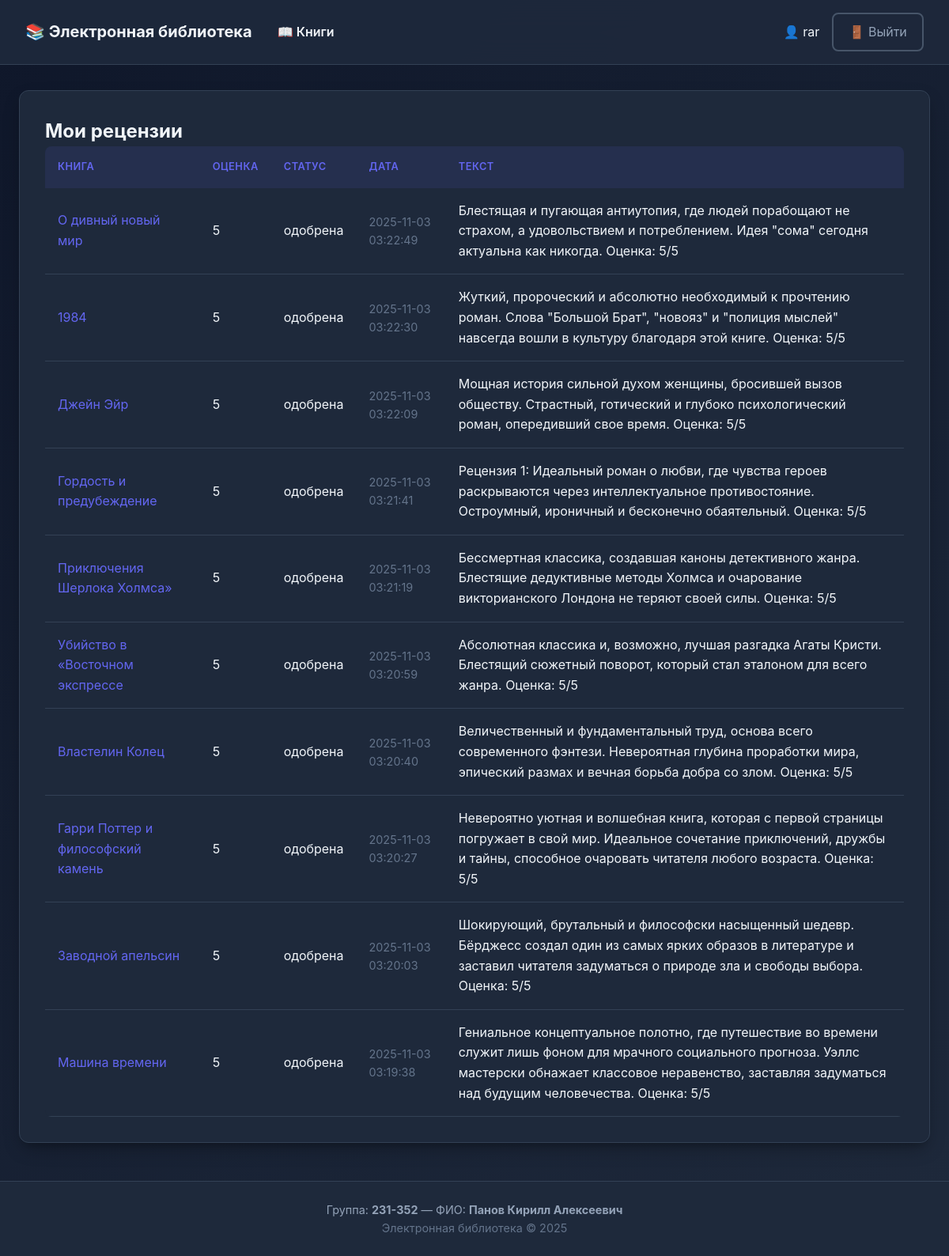
Screenshot of /reviews/my (signed in) with the database file from the repository.
### tables this page shows
CREATE TABLE users (
  id INTEGER PRIMARY KEY AUTOINCREMENT,
  username TEXT NOT NULL UNIQUE,
  password_hash TEXT NOT NULL,
  last_name TEXT NOT NULL,
  first_name TEXT NOT NULL,
  middle_name TEXT,
  role_id INTEGER NOT NULL,
  FOREIGN KEY (role_id) REFERENCES roles(id) ON DELETE RESTRICT
);

CREATE TABLE reviews (
  id INTEGER PRIMARY KEY AUTOINCREMENT,
  book_id INTEGER NOT NULL,
  user_id INTEGER NOT NULL,
  rating INTEGER NOT NULL CHECK(rating BETWEEN 0 AND 5),
  text TEXT NOT NULL,
  status_id INTEGER NOT NULL DEFAULT 1,
  created_at DATETIME NOT NULL DEFAULT CURRENT_TIMESTAMP,
  FOREIGN KEY (book_id) REFERENCES books(id) ON DELETE CASCADE,
  FOREIGN KEY (user_id) REFERENCES users(id) ON DELETE CASCADE,
  FOREIGN KEY (status_id) REFERENCES review_statuses(id) ON DELETE RESTRICT
);

CREATE TABLE books (
  id INTEGER PRIMARY KEY AUTOINCREMENT,
  title TEXT NOT NULL,
  short_description TEXT NOT NULL,
  year INTEGER NOT NULL,
  publisher TEXT NOT NULL,
  author TEXT NOT NULL,
  pages INTEGER NOT NULL
);

CREATE TABLE review_statuses (
  id INTEGER PRIMARY KEY AUTOINCREMENT,
  name TEXT NOT NULL UNIQUE,
  description TEXT
);

### app/books.py (the view)
@bp.route('/reviews/my')
@login_required
def my_reviews():
    db = get_db()
    uid = g.user['id']
    rows = db.execute(
        "SELECT r.id, r.rating, r.text, r.created_at, rs.name as status_name, b.id as book_id, b.title as book_title "
        "FROM reviews r "
        "JOIN review_statuses rs ON r.status_id = rs.id "
        "JOIN books b ON r.book_id = b.id "
        "WHERE r.user_id = ? "
        "ORDER BY r.created_at DESC",
        (uid,)
    ).fetchall()
    reviews = []
    for r in rows:
        reviews.append({
            'id': r['id'],
            'rating': r['rating'],
            'created_at': r['created_at'],
            'status': r['status_name'],
            'book_id': r['book_id'],
            'book_title': r['book_title'],
            'html': render_review_text(r['text'])
        })
    return render_template('my_reviews.html', reviews=reviews)

### app/auth.py (called while the page is built)
@bp.before_app_request
def load_logged_in_user():
    user_id = session.get('user_id')
    if user_id is None:
        g.user = None
        g.user_role = None
    else:
        db = get_db()
        user = db.execute(
            'SELECT u.id, u.username, u.last_name, u.first_name, u.middle_name, r.name as role_name '
            'FROM users u JOIN roles r ON u.role_id = r.id WHERE u.id = ?',
            (user_id,)
        ).fetchone()
        g.user = user
        g.user_role = user['role_name'] if user else None

def login_required(view):
    @wraps(view)
    def wrapped_view(**kwargs):
        if g.get('user') is None:
            flash('Для выполнения данного действия необходимо пройти процедуру аутентификации', 'error')
            return redirect(url_for('auth.login', next=request.path))
        return view(**kwargs)
    return wrapped_view

### app/books.py (called while the page is built)
def render_review_text(md_text: str) -> str:
    if md_text is None:
        return ''
    html = markdown.markdown(md_text, extensions=['extra', 'sane_lists'])
    clean = bleach.clean(html, tags=ALLOWED_TAGS, attributes=ALLOWED_ATTRIBUTES, strip=True)
    clean = bleach.linkify(clean)
    return clean

### app/db.py (called while the page is built)
def get_db():
    if 'db' not in g:
        g.db = sqlite3.connect(
            current_app.config['DATABASE'],
            detect_types=sqlite3.PARSE_DECLTYPES
        )
        g.db.row_factory = sqlite3.Row
    return g.db

### app/templates/my_reviews.html
{% extends "base.html" %}
{% block content %}
<div class="card">
  <h2>Мои рецензии</h2>
  {% if reviews %}
    <table>
      <thead>
        <tr>
          <th>Книга</th>
          <th>Оценка</th>
          <th>Статус</th>
          <th>Дата</th>
          <th>Текст</th>
        </tr>
      </thead>
      <tbody>
        {% for r in reviews %}
          <tr>
            <td><a href="{{ url_for('books.book_view', book_id=r.book_id) }}">{{ r.book_title }}</a></td>
            <td>{{ r.rating }}</td>
            <td>{{ r.status }}</td>
            <td class="muted">{{ r.created_at }}</td>
            <td>{{ r.html|safe }}</td>
          </tr>
        {% endfor %}
      </tbody>
    </table>
  {% else %}
    <p class="muted">У вас ещё нет рецензий.</p>
  {% endif %}
</div>
{% endblock %}

### app/templates/base.html (shortened to what this page needs)
<!doctype html>
<html lang="ru">
<head>
</head>
<body>
  <div class="navbar">
    <div class="nav-left">
      <a href="{{ url_for('books.index') }}" style="font-size:1.25rem; font-weight:700;">📚 Электронная библиотека</a>
      <a href="{{ url_for('books.index') }}">📖 Книги</a>
    </div>
    <div class="nav-right">
      {% if session.get('user_id') %}
        <span>👤 {{ session.get('full_name') }}</span>
        <a class="btn-ghost" href="{{ url_for('auth.logout') }}">🚪 Выйти</a>
      {% else %}
        <a class="btn" href="{{ url_for('auth.login') }}">🔐 Войти</a>
      {% endif %}
    </div>
  </div>
  <div class="container">
    {% block content %}{% endblock %}
  </div>
  <footer>
    Группа: <strong>231-352</strong> — ФИО: <strong>Панов Кирилл Алексеевич</strong><br/>
    <span class="muted">Электронная библиотека © 2025</span>
  </footer>
</body>
</html>

### app/templates/base.html (style rules this page uses)
:root { --primary: #6366f1; --primary-hover: #4f46e5; --secondary: #64748b; --success: #10b981; --error: #ef4444; --warning: #f59e0b; --bg-dark: #0f172a; --bg-card: #1e293b; --bg-hover: #334155; --text-primary: #f1f5f9; --text-secondary: #94a3b8; --text-muted: #64748b; --border: #334155; --border-light: #475569; --shadow: 0 10px 25px -5px rgba(0, 0, 0, 0.3), 0 8px 10px -6px rgba(0, 0, 0, 0.2); --radius: 12px; --radius-sm: 8px; --transition: all 0.2s ease-in-out; }
* { box-sizing: border-box; margin: 0; padding: 0; }
body { font-family: 'Inter', 'Segoe UI', Arial, sans-serif; margin: 0; padding: 0; background: linear-gradient(135deg, var(--bg-dark) 0%, #1e293b 100%); color: var(--text-primary); font-size: 1rem; line-height: 1.6; min-height: 100vh; }
.navbar { background: rgba(30, 41, 59, 0.95); backdrop-filter: blur(20px); border-bottom: 1px solid var(--border); padding: 1rem 2rem; display: flex; align-items: center; justify-content: space-between; position: sticky; top: 0; z-index: 100; }
.nav-left { display: flex; align-items: center; gap: 2rem; }
.nav-left a, .nav-left span { color: var(--text-primary); text-decoration: none; font-weight: 600; transition: var(--transition); position: relative; }
.nav-left a::after { content: ''; position: absolute; bottom: -5px; left: 0; width: 0; height: 2px; background: var(--primary); transition: var(--transition); }
.nav-right { display: flex; align-items: center; gap: 1rem; }
.container { max-width: 1200px; margin: 2rem auto; padding: 0 1.5rem; }
.card { background: var(--bg-card); color: var(--text-primary); padding: 2rem; border-radius: var(--radius); box-shadow: var(--shadow); border: 1px solid var(--border); backdrop-filter: blur(10px); transition: var(--transition); }
footer { margin-top: 3rem; padding: 1.5rem 2rem; text-align: center; color: var(--text-secondary); background: var(--bg-card); border-top: 1px solid var(--border); font-size: 0.9rem; }
.btn-ghost { background: transparent; border: 2px solid var(--border-light); color: var(--text-secondary); padding: 0.6rem 1.2rem; border-radius: var(--radius-sm); text-decoration: none; transition: var(--transition); }
table { width: 100%; border-collapse: collapse; color: var(--text-primary); background: var(--bg-card); border-radius: var(--radius-sm); overflow: hidden; }
th { background: rgba(99, 102, 241, 0.1); color: var(--primary); font-weight: 600; text-transform: uppercase; font-size: 0.8rem; letter-spacing: 0.5px; padding: 1rem; text-align: left; }
td { padding: 1rem; border-bottom: 1px solid var(--border); vertical-align: middle; }
.muted { color: var(--text-muted); font-size: 0.9rem; }
a { color: var(--primary); text-decoration: none; transition: var(--transition); }

### rows the page displays
users: get "rar"
reviews: book_title "О дивный новый мир", rating "5", status "одобрена", created_at "2025-11-03 03:22:49", html "Блестящая и пугающая антиутопия, где людей порабощают не страхом, а удовольствием и потреблением. Идея \"сома\" сегодня актуальна как никогда. Оценка: 5/5"
reviews: book_title "1984", rating "5", status "одобрена", created_at "2025-11-03 03:22:30", html "Жуткий, пророческий и абсолютно необходимый к прочтению роман. Слова \"Большой Брат\", \"новояз\" и \"полиция мыслей\" навсегда вошли в культуру благодаря этой книге. Оценка: 5/5"
reviews: book_title "Джейн Эйр", rating "5", status "одобрена", created_at "2025-11-03 03:22:09", html "Мощная история сильной духом женщины, бросившей вызов обществу. Страстный, готический и глубоко психологический роман, опередивший свое время. Оценка: 5/5"
reviews: book_title "Гордость и предубеждение", rating "5", status "одобрена", created_at "2025-11-03 03:21:41", html "Рецензия 1: Идеальный роман о любви, где чувства героев раскрываются через интеллектуальное противостояние. Остроумный, ироничный и бесконечно обаятельный. Оценка: 5/5"
reviews: book_title "Приключения Шерлока Холмса»", rating "5", status "одобрена", created_at "2025-11-03 03:21:19", html "Бессмертная классика, создавшая каноны детективного жанра. Блестящие дедуктивные методы Холмса и очарование викторианского Лондона не теряют своей силы. Оценка: 5/5"
reviews: book_title "Убийство в «Восточном экспрессе", rating "5", status "одобрена", created_at "2025-11-03 03:20:59", html "Абсолютная классика и, возможно, лучшая разгадка Агаты Кристи. Блестящий сюжетный поворот, который стал эталоном для всего жанра. Оценка: 5/5"
reviews: book_title "Властелин Колец", rating "5", status "одобрена", created_at "2025-11-03 03:20:40", html "Величественный и фундаментальный труд, основа всего современного фэнтези. Невероятная глубина проработки мира, эпический размах и вечная борьба добра со злом. Оценка: 5/5"
reviews: book_title "Гарри Поттер и философский камень", rating "5", status "одобрена", created_at "2025-11-03 03:20:27", html "Невероятно уютная и волшебная книга, которая с первой страницы погружает в свой мир. Идеальное сочетание приключений, дружбы и тайны, способное очаровать читателя любого возраста. Оценка: 5/5"
reviews: book_title "Заводной апельсин", rating "5", status "одобрена", created_at "2025-11-03 03:20:03", html "Шокирующий, брутальный и философски насыщенный шедевр. Бёрджесс создал один из самых ярких образов в литературе и заставил читателя задуматься о природе зла и свободы выбора. Оценка: 5/5"
reviews: book_title "Машина времени", rating "5", status "одобрена", created_at "2025-11-03 03:19:38", html "Гениальное концептуальное полотно, где путешествие во времени служит лишь фоном для мрачного социального прогноза. Уэллс мастерски обнажает классовое неравенство, заставляя задуматься над будущим человечества. Оценка: 5/5"
